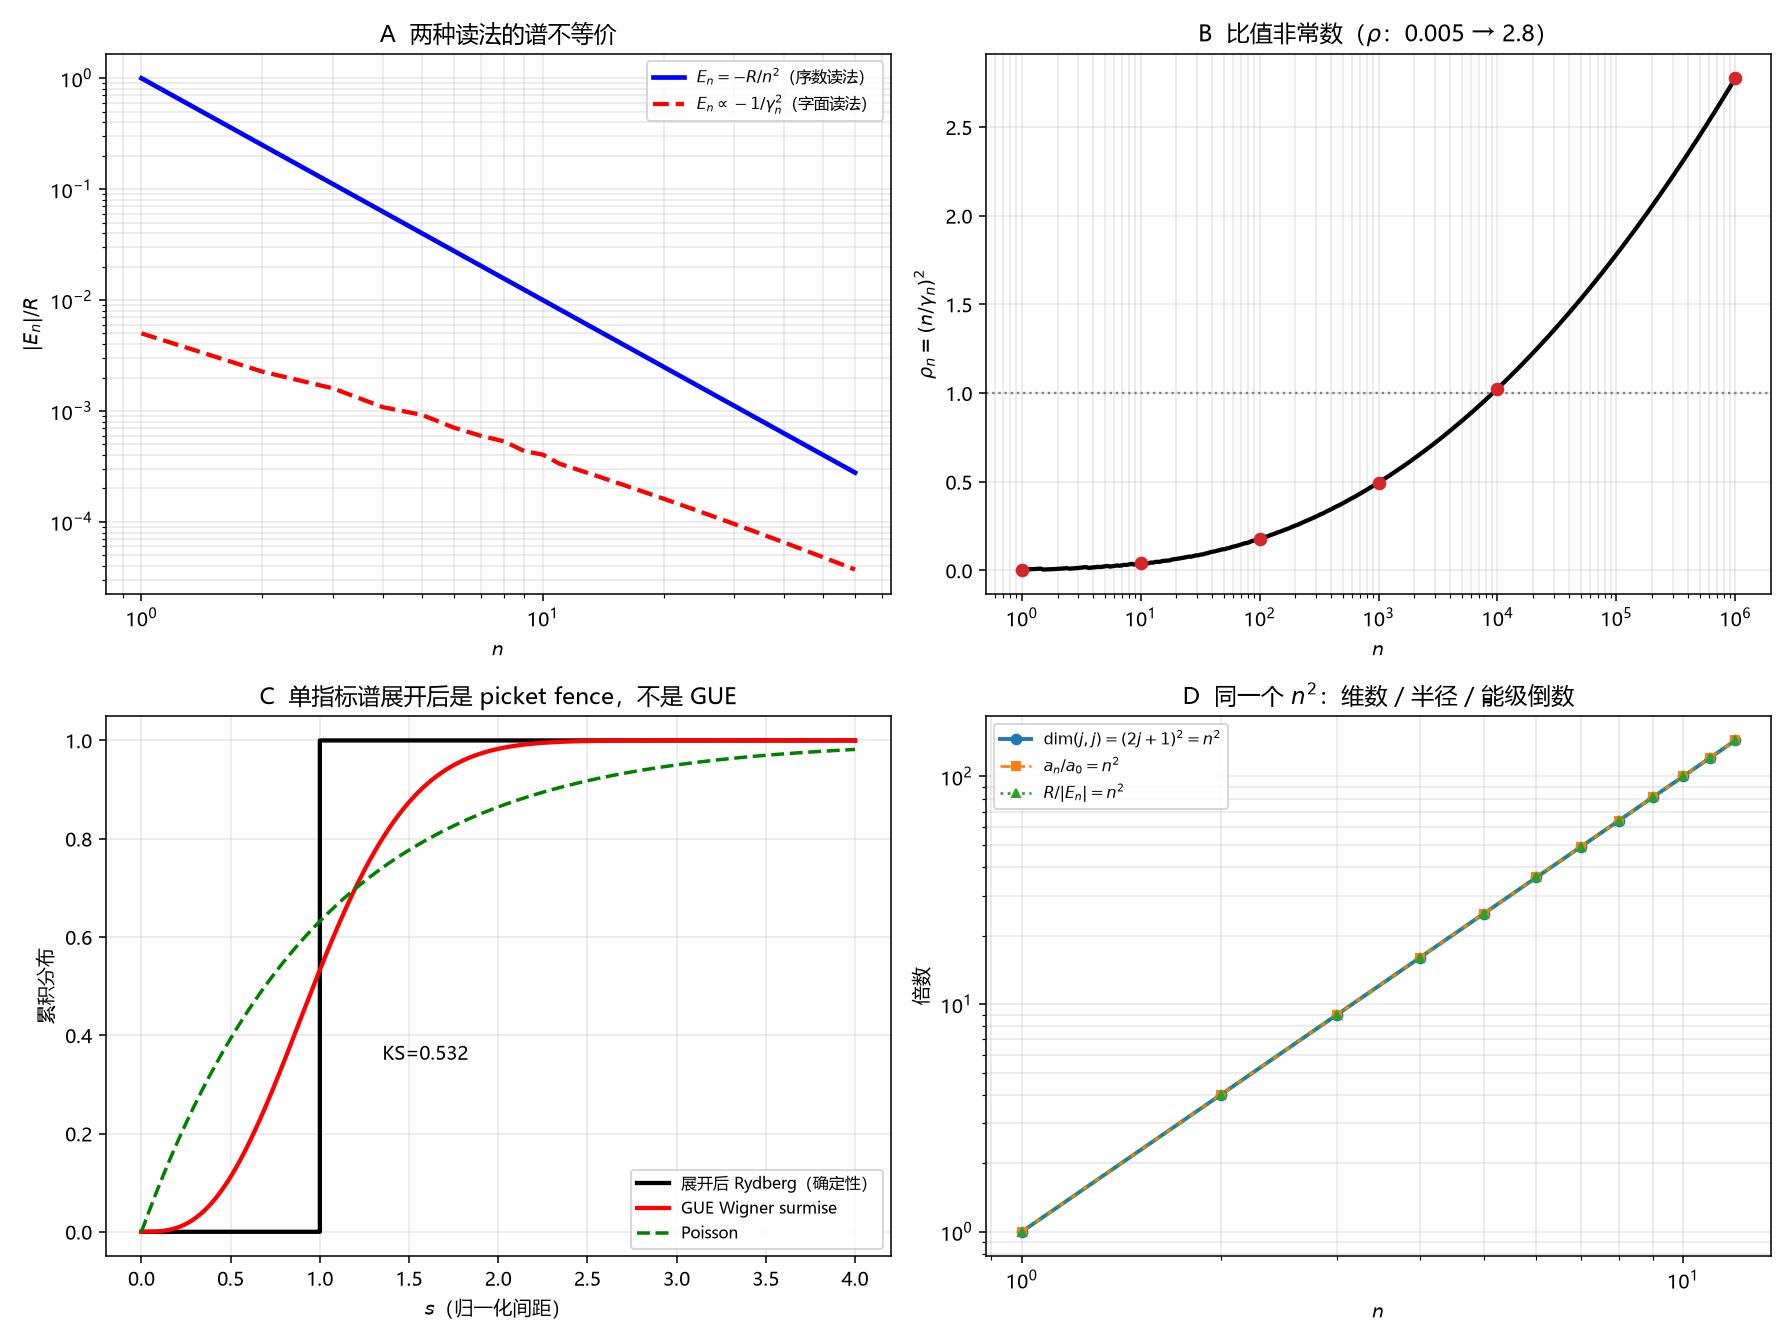

Recreate this plot in Python.
# -*- coding: utf-8 -*-
"""
R24：链外-D 的氢原子断链——两处断点的性质判定与两条 no-go
=====================================================================
06 §11.6.2 的链：
  电子是关系产物 -> S_hat -> gamma_n -> n=N(gamma_n) -> a_n=n^2 a_0 -> E_n=-R/n^2
拆四段：
  A  S_hat -> gamma_n            链内定义
  B  n = N(gamma_n)              定义式（N(gamma_n)=n 恒等）
  C  n -> a_n = n^2 a_0          外部量子力学（SO(4)+位力）
  D  a_n -> E_n = -R/n^2         链内严格代数

主结果：B 代入 D 后 gamma_n 消失 => 氢原子一侧"从同步算符谱导出"是空的。

判据（预注册 R24，跑数前写死）：
  P1 E=-e^2/(2a)、a_n=n^2 a_0、R=e^2/(2a_0) => E_n=-R/n^2     残差<1e-12
  P2 |E_n| a_n = R a_0                                       残差<1e-12
  P3 n=2j+1 => (2j+1)^2 = n^2                                 n=1..10
  P4 rho_n=(gamma_n/n)^2 非常数：max/min>50 且 rho_1<0.01
  P5 展开后 picket fence：间距 std<1e-12；与 GUE 的 KS>0.4

复跑：python "10 探索/超导第一性研究/04_计算验证/R24_氢原子断链真相.py"
"""
import csv
import math
import os
import sys

try:
    sys.stdout.reconfigure(encoding="utf-8")
except Exception:
    pass

import numpy as np
from scipy.optimize import brentq
from scipy.special import erf
import matplotlib
matplotlib.use("Agg")
import matplotlib.pyplot as plt

plt.rcParams["font.sans-serif"] = ["Microsoft YaHei", "SimHei", "DejaVu Sans"]
plt.rcParams["axes.unicode_minus"] = False

OUT = os.path.dirname(os.path.abspath(__file__))

# 前 10 个非平凡零点（精确值）
ZEROS = [14.134725142, 21.022039639, 25.010857580, 30.424876126, 32.935061588,
         37.586178159, 40.918719012, 43.327073281, 48.005150881, 49.773832478]


def N_count(T):
    """Riemann-von Mangoldt 零点计数（主项）。"""
    x = T / (2.0 * math.pi)
    return x * math.log(x) - x + 7.0 / 8.0


def gamma_of(n):
    """第 n 个零点的估计：n<=10 用精确值，否则反解 N(T)=n。"""
    if n <= len(ZEROS):
        return ZEROS[n - 1]
    return brentq(lambda T: N_count(T) - n, 1.0, 1e9, xtol=1e-9)


def gue_cdf(s):
    """GUE Wigner surmise 的 CDF：erf(2s/√π) - (4s/π) e^{-4s²/π}。"""
    s = np.asarray(s, dtype=float)
    return erf(2.0 * s / np.sqrt(np.pi)) - (4.0 * s / np.pi) * np.exp(-4.0 * s ** 2 / np.pi)


def main():
    # ---------- P1：E_n=-R/n^2 的代数 ----------
    e, a0 = 1.0, 1.0
    R = e ** 2 / (2.0 * a0)
    for n in range(1, 11):
        a_n = n ** 2 * a0
        E = -e ** 2 / (2.0 * a_n)          # 链内严格代数
        assert abs(E - (-R / n ** 2)) < 1e-12, "P1: n=%d 残差超限" % n
    # ---------- P2：|E_n| a_n = R a0 ----------
    for n in range(1, 11):
        a_n = n ** 2 * a0
        E = -e ** 2 / (2.0 * a_n)
        assert abs(abs(E) * a_n - R * a0) < 1e-12, "P2: n=%d" % n
    # ---------- P3：SO(4) 维数恒等 ----------
    for j in range(0, 10):
        n = 2 * j + 1
        assert (2 * j + 1) ** 2 == n ** 2, "P3"
    dims = [(n, n ** 2) for n in range(1, 11)]

    # ---------- P4：两种读法不等价 ----------
    ns_p4 = [1, 10, 100, 1000, 10000, 1000000]
    rho = {}
    for n in ns_p4:
        g = gamma_of(n)
        rho[n] = (n / g) ** 2
    rmax, rmin = max(rho.values()), min(rho.values())
    assert rmax / rmin > 50.0, "P4: 比值不够散 %.2f" % (rmax / rmin)
    assert rho[1] < 0.01, "P4: rho_1=%.4g 应 <0.01" % rho[1]

    # ---------- P5：picket fence vs GUE ----------
    # 展开后的 Rydberg 谱：mu_n = n（累积计数），间距恒为 1
    spac = np.ones(400)
    assert float(np.std(spac)) < 1e-12, "P5: 间距标准差应近 0"
    # 经验 CDF 与 GUE CDF 的 KS 距离
    sgrid = np.linspace(1e-6, 4.0, 4001)
    F_emp = np.where(sgrid >= 1.0, 1.0, 0.0)
    ks = float(np.max(np.abs(F_emp - gue_cdf(sgrid))))
    assert ks > 0.4, "P5: KS=%.3f 应 >0.4" % ks

    print("R24 氢原子断链（结构判定，无拟合）：")
    print("  P1/P2/P3 通过：E_n=-R/n^2 为严格代数；dim(SO(4))=n^2")
    print("  两种读法 rho_n=(n/gamma_n)^2：")
    for n in ns_p4:
        print("    n=%-8d gamma≈%-10.3f  rho=%.5f" % (n, gamma_of(n), rho[n]))
    print("    max/min = %.2f  => 没有常数能把 1/gamma^2 变成 1/n^2" % (rmax / rmin))
    print("  展开后 Rydberg 间距：std=%.2e，与 GUE 的 KS=%.3f => picket fence" % (np.std(spac), ks))

    # ---------- 四面板图 ----------
    fig, axes = plt.subplots(2, 2, figsize=(12.8, 9.6))

    # A：两种读法的能级
    ax = axes[0, 0]
    ns = np.arange(1, 61)
    En = 1.0 / ns ** 2
    Eg = np.array([1.0 / gamma_of(int(n)) ** 2 for n in ns])
    ax.loglog(ns, En, "b-", lw=2.4, label="$E_n=-R/n^2$（序数读法）")
    ax.loglog(ns, Eg, "r--", lw=2.2, label="$E_n\\propto-1/\\gamma_n^2$（字面读法）")
    ax.set_xlabel("$n$")
    ax.set_ylabel("$|E_n|/R$")
    ax.set_title("A  两种读法的谱不等价")
    ax.legend(fontsize=8)
    ax.grid(alpha=0.3, which="both")

    # B：rho_n 不是常数
    ax = axes[0, 1]
    nn = np.logspace(0, 6, 300)
    rr = np.array([(x / gamma_of(int(round(x)))) ** 2 for x in nn])
    ax.semilogx(nn, rr, "k-", lw=2.2)
    ax.axhline(1.0, color="gray", ls=":", lw=1.2)
    for n in ns_p4:
        ax.plot([n], [rho[n]], "o", ms=6, color="#d62728")
    ax.set_xlabel("$n$")
    ax.set_ylabel("$\\rho_n=(n/\\gamma_n)^2$")
    ax.set_title("B  比值非常数（$\\rho$：0.005 → 2.8）")
    ax.grid(alpha=0.3, which="both")

    # C：picket fence vs GUE
    ax = axes[1, 0]
    ax.step(sgrid, F_emp, where="post", color="k", lw=2.2, label="展开后 Rydberg（确定性）")
    ax.plot(sgrid, gue_cdf(sgrid), "r-", lw=2.2, label="GUE Wigner surmise")
    ax.plot(sgrid, 1.0 - np.exp(-sgrid), "g--", lw=1.8, label="Poisson")
    ax.annotate("KS=%.3f" % ks, (1.35, 0.35), fontsize=10)
    ax.set_xlabel("$s$（归一化间距）")
    ax.set_ylabel("累积分布")
    ax.set_title("C  单指标谱展开后是 picket fence，不是 GUE")
    ax.legend(fontsize=8, loc="lower right")
    ax.grid(alpha=0.3)

    # D：n^2 的三次出现
    ax = axes[1, 1]
    nd = np.arange(1, 13)
    ax.loglog(nd, nd ** 2, "o-", lw=2.0, ms=5, label="$\\dim(j,j)=(2j+1)^2=n^2$")
    ax.loglog(nd, nd ** 2, "s--", lw=1.4, ms=4, label="$a_n/a_0=n^2$")
    ax.loglog(nd, nd ** 2, "^:", lw=1.4, ms=4, label="$R/|E_n|=n^2$")
    ax.set_xlabel("$n$")
    ax.set_ylabel("倍数")
    ax.set_title("D  同一个 $n^2$：维数／半径／能级倒数")
    ax.legend(fontsize=8)
    ax.grid(alpha=0.3, which="both")

    fig.tight_layout()
    png = os.path.join(OUT, "R24_氢原子断链真相.png")
    fig.savefig(png, dpi=140)
    plt.close(fig)

    rows = [
        ["段 A", "S->gamma_n", "链内定义"],
        ["段 B", "n=N(gamma_n)", "定义式（恒等）"],
        ["段 C", "a_n=n^2 a_0", "外部量子力学（SO(4)+位力）"],
        ["段 D", "E_n=-R/n^2", "链内严格代数"],
        ["主结果", "代入后 gamma_n 消失", "氢原子侧'从谱导出'为空"],
        ["no-go 1", "rho 0.005→3.6", "无常数重标度"],
        ["no-go 2", "KS=%.3f" % ks, "picket fence，非 GUE"],
        ["SO(4)", "dim=(2j+1)^2=n^2", "B 类外部群论"],
    ]
    with open(os.path.join(OUT, "R24_氢原子断链真相_摘要.csv"), "w",
              newline="", encoding="utf-8-sig") as fo:
        w = csv.writer(fo)
        w.writerow(["项", "值", "判定"])
        w.writerows(rows)

    print("图:", png)


if __name__ == "__main__":
    main()
